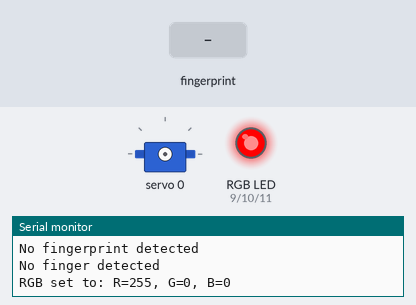
A sketch run on a simulated Arduino Uno, built with avr-gcc and run on an emulated ATmega328P. Parts: servo, an RGB LED mixed from three pins (HIGH = lit), the last lines printed to the serial monitor. The test bench sets the inputs (shaded band).

Above: at 2.2 s.
2.3 s: finger stored as number 1 placed on the sensor
At 3.8 s:
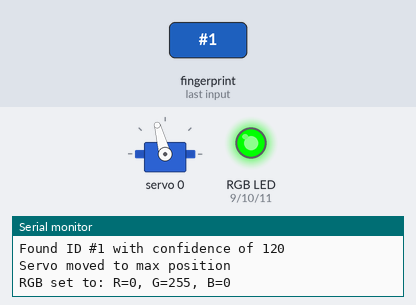
5.3 s: finger stored as number 1 placed on the sensor
At 6.0 s:
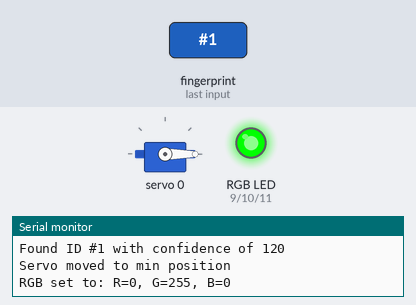
At 8.6 s:
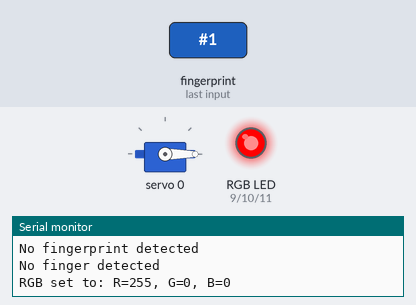
Timing chart, 0 to 10.1 s (numbered marks = the images above; inputs shaded):
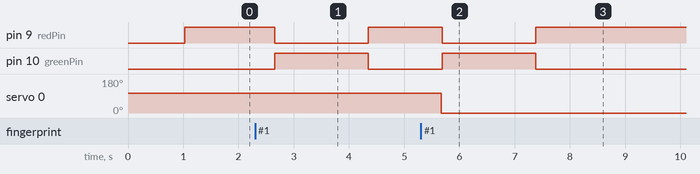

The sketch:

Main_Source_Code.ino
```cpp
#include <Wire.h>
#include <Adafruit_PWMServoDriver.h>
#include <Adafruit_Fingerprint.h>
#include <SoftwareSerial.h>
#include <Servo.h>

#define SERVO_CHANNEL 0   // Define the PWM channel for the servo
#define SERVO_MIN  120     // Minimum pulse width
#define SERVO_MAX  400     // Maximum pulse width

Adafruit_PWMServoDriver driver = Adafruit_PWMServoDriver();

// Define the pins for SoftwareSerial
SoftwareSerial mySerial(2, 3);

// Create the fingerprint sensor object
Adafruit_Fingerprint finger = Adafruit_Fingerprint(&mySerial);

// Define RGB LED pins
const int redPin = 9;
const int greenPin = 10;
const int bluePin = 11;

bool isServoInMinPosition = true; // State variable to track the servo's position

void setup() {
  Serial.begin(9600);
  Serial.println("Starting setup...");

  driver.begin();
  driver.setPWMFreq(60);  // Set frequency to 60 Hz for servos
  delay(10);

  Serial.println("Servo attached");

  // Wait for Serial Monitor to open
  while (!Serial) {
    delay(10);
  }
  Serial.println("Serial communication established");

  // Set up the fingerprint sensor
  finger.begin(57600);
  Serial.println("Fingerprint sensor initialized");

  if (finger.verifyPassword()) {
    Serial.println("Found fingerprint sensor!");
  } else {
    Serial.println("Did not find fingerprint sensor :(");
    while (1) { delay(1); }
  }

  // Set up RGB LED pins
  pinMode(redPin, OUTPUT);
  pinMode(greenPin, OUTPUT);
  pinMode(bluePin, OUTPUT);
  Serial.println("RGB LED pins configured");

  // Turn on red LED initially
  setColor(255, 0, 0);
  Serial.println("RGB LED set to red");
}

void loop() {
  // Check if a fingerprint is detected
  uint8_t result = getFingerprintID();
  if (result == FINGERPRINT_OK) {
    if (finger.confidence > 60) {
      // Toggle the servo position between min and max
      if (isServoInMinPosition) {
        driver.setPWM(SERVO_CHANNEL, 0, SERVO_MAX);
        isServoInMinPosition = false;
        Serial.println("Servo moved to max position");
      } else {
        driver.setPWM(SERVO_CHANNEL, 0, SERVO_MIN);
        isServoInMinPosition = true;
        Serial.println("Servo moved to min position");
      }

      // Turn on green LED to indicate success
      setColor(0, 255, 0);
      delay(1500); // Delay for green light effect
    } else {
      // Turn on red LED if fingerprint is detected but confidence is not sufficient
      setColor(255, 0, 0);
      Serial.println("Fingerprint detected but confidence < 60");
    }
  } else {
    // Turn on red LED if no fingerprint is detected
    setColor(255, 0, 0);
    Serial.println("No fingerprint detected");
  }
  delay(100); // Short delay to prevent excessive updates
}

uint8_t getFingerprintID() {
  uint8_t p = finger.getImage();
  switch (p) {
    case FINGERPRINT_OK:
      Serial.println("Image taken");
      break;
    case FINGERPRINT_NOFINGER:
      Serial.println("No finger detected");
      return p;
    case FINGERPRINT_PACKETRECIEVEERR:
      Serial.println("Communication error");
      return p;
    case FINGERPRINT_IMAGEFAIL:
      Serial.println("Imaging error");
      return p;
    default:
      Serial.println("Unknown error");
      return p;
  }

  // OK success!
  p = finger.image2Tz();
  switch (p) {
    case FINGERPRINT_OK:
      Serial.println("Image converted");
      break;
    case FINGERPRINT_IMAGEMESS:
      Serial.println("Image too messy");
      return p;
    case FINGERPRINT_PACKETRECIEVEERR:
      Serial.println("Communication error");
      return p;
    case FINGERPRINT_FEATUREFAIL:
      Serial.println("Could not find fingerprint features");
      return p;
    case FINGERPRINT_INVALIDIMAGE:
      Serial.println("Could not find fingerprint features");
      return p;
    default:
      Serial.println("Unknown error");
      return p;
  }

  // OK converted!
  p = finger.fingerSearch();
  if (p == FINGERPRINT_OK) {
    Serial.println("Found a print match!");
    Serial.print("Found ID #"); Serial.print(finger.fingerID);
    Serial.print(" with confidence of "); Serial.println(finger.confidence);
    return FINGERPRINT_OK;
  } else if (p == FINGERPRINT_PACKETRECIEVEERR) {
    Serial.println("Communication error");
  } else if (p == FINGERPRINT_NOTFOUND) {
    Serial.println("Did anot find a match");
  } else {
    Serial.println("Unknown error");
  }
  return p;
}

// Function to set the color of the RGB LED
void setColor(int red, int green, int blue) {
  analogWrite(redPin, red);
  analogWrite(greenPin, green);
  analogWrite(bluePin, blue);
  Serial.print("RGB set to: R=");
  Serial.print(red);
  Serial.print(", G=");
  Serial.print(green);
  Serial.print(", B=");
  Serial.println(blue);
}
```

Measured:
- after the input at 2.3 s, pin 9 (redPin): HIGH → LOW after 0.36 s, → HIGH 1.7 s later; pin 10 (greenPin): LOW → HIGH after 0.36 s, → LOW 1.7 s later
- after the input at 5.3 s, pin 9 (redPin): HIGH → LOW after 0.39 s, → HIGH 1.7 s later; pin 10 (greenPin): LOW → HIGH after 0.39 s, → LOW 1.7 s later; servo 0: 105° → 0° after 0.37 s
